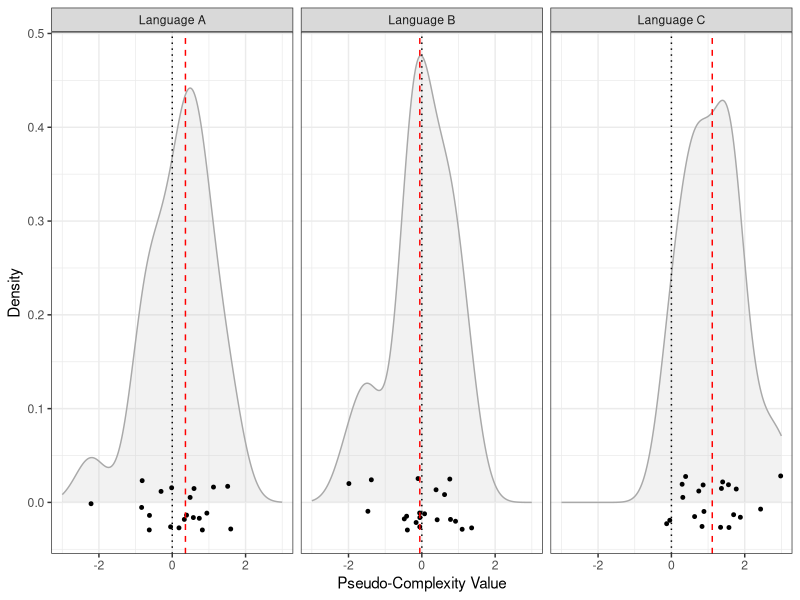
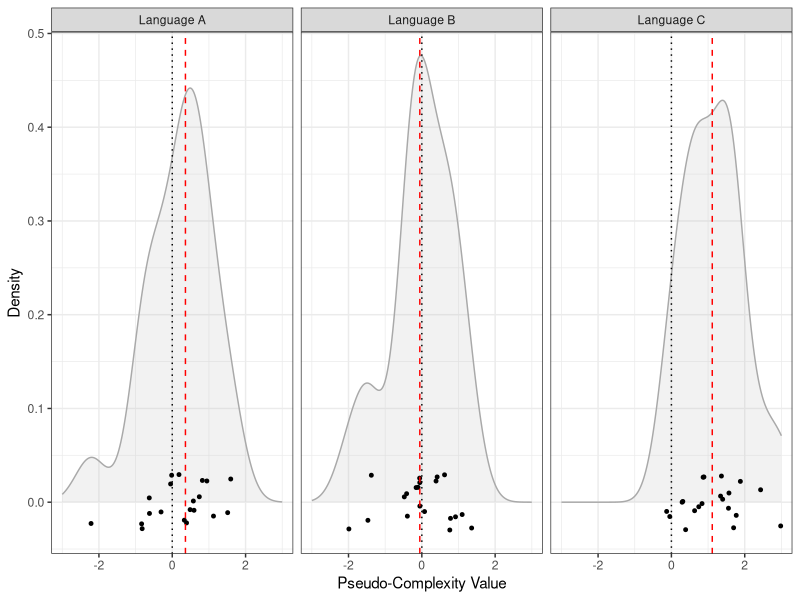

R code for these plots, in order: (Note: this script raises an error after producing the figures.)
## ---- chunk 1
knitr::opts_chunk$set(echo = TRUE)
## ---- chunk 2
library(ggplot2)
library(plyr)
library(rstatix)
## ---- chunk 3
n = 20 # choose number of pseudo-measurements
# set the seed for random number generation in order to get the same result when the code is re-run
set.seed(1)
# generate values for language A
langA.values <- rnorm(n)
# generate values for language B
langB.values <- rnorm(n)
# generate values for language C with location shift (1 standard deviation)
langC.values <- rnorm(n) + 1 

# concatenate to get long format data frame
value <- c(langA.values, langB.values, langC.values) 
measurement <- rep(c(1:n), times = 3)
language <- c(rep("Language A", times = n), rep("Language B", times = n), 
              rep("Language C", times = n))
simulation.df <- data.frame(language, measurement, value)
head(simulation.df)
tail(simulation.df)
## ---- chunk 4
# get mean values for each language
mu <- ddply(simulation.df, "language", summarise, grp.mean = mean(value, na.rm = T))
# get median values for each language
med <- ddply(simulation.df, "language", summarise, grp.median = median(value, na.rm = T))
# get standard deviation values for each language
sdev <- ddply(simulation.df, "language", summarise, grp.sd = sd(value, na.rm = T)) 
## ---- chunk 5
density.plot <- ggplot(simulation.df, aes(x = value)) +
 # histograms could be added as well here (or instead of the density distributions)
 # geom_histogram(aes(y = ..density..), colour = "white", fill = "light grey",
                # binwidth = 0.1) + 
 geom_density(alpha = .2, fill = "grey", color = "darkgrey") +
 geom_jitter(data = simulation.df, aes(x = value, y = 0), 
             size = 1, height = 0.03, width = 0) + # add some jitter to prevent overplotting
 facet_wrap(~ language) +
 # geom_vline(data = mu, aes(xintercept=grp.mean),
 #          linetype = "dotted", color = "blue") +
 geom_vline(data = med, aes(xintercept = grp.median),
             linetype = "dashed", color = "red") +
 geom_vline(aes(xintercept = 0), linetype = "dotted") +
 labs(x = "Pseudo-Complexity Value", y = "Density") +
 xlim(-3, 3) +
 theme_bw()
print(density.plot)
## ---- chunk 6
ggsave("Figures/simulation_densities.pdf", density.plot, dpi = 300, scale = 1, 
       device = cairo_pdf)
## ---- chunk 7
stats.df <- cbind(mu, med[, 2], sdev[, 2])
colnames(stats.df) <- c("language", "mu", "med", "sdev")
stats.df.sorted <- stats.df[order(-stats.df$med),]
# round values to two decimal places,  the "-1" excludes column 1
stats.df.sorted[, -1] <- round(stats.df.sorted[, -1], 2) 
print(stats.df.sorted)
## ---- chunk 8
write.csv(stats.df.sorted, file = "Tables/simulation_descriptiveStats.csv", row.names = F)
## ---- chunk 9
ggplot(simulation.df, aes(sample = value)) + stat_qq()
## ---- chunk 10
p.values <- pairwise.t.test(simulation.df$value, simulation.df$language, 
                     paired = T, p.adjust.method = "holm") 
p.values
## ---- chunk 11
effect.sizes <- cohens_d(simulation.df, value ~ language, paired = T)
print(effect.sizes)
## ---- chunk 12
effect.sizes.plot <- ggplot(as.data.frame(effect.sizes), aes(group1, group2)) +
  geom_tile(aes(fill = abs(effsize)), color = "white") +
  scale_fill_gradient2(low = "light blue", mid = "light grey", high = "red", 
                       midpoint = 0.5, limit = c(0,1.5)) +
  geom_text(aes(label = round(abs(effsize), 2))) +
  labs(x = "", y = "") +
  theme_minimal() +
  theme(axis.text.x = element_text(angle = 90, hjust = 1))
effect.sizes.plot
## ---- chunk 13
ggsave("Figures/simulation_effectSizes.pdf", effect.sizes.plot, dpi = 300, scale = 1, 
       device = cairo_pdf)
